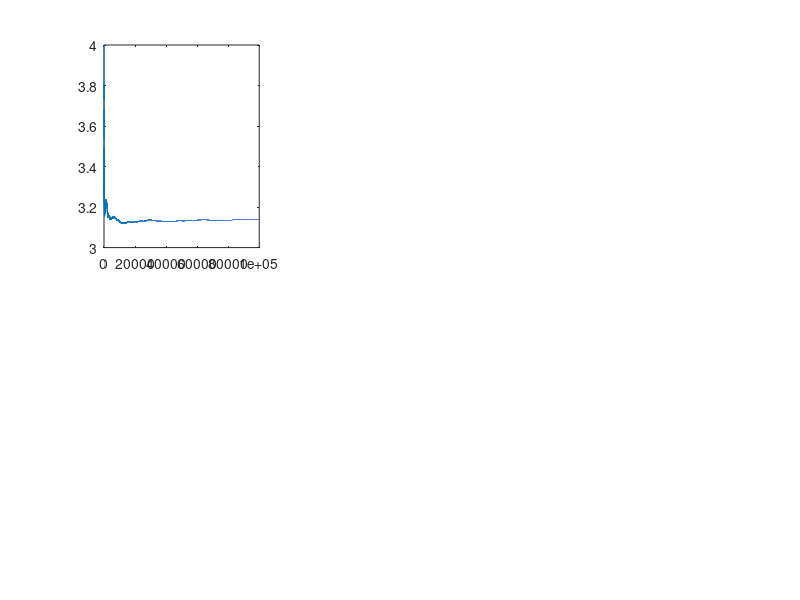

The MATLAB script that drew this image: (Note: this script raises an error after producing the figure.)

% (1) for loop
rng(123) % set seed for reproducibility
totalpoints=1e5; % set total number of the random points to 1e5
inside=0; % infalut number of the points inside the circle is 0

% Initialize the timer
tic; % begin time count
for i = 1:totalpoints
    x = rand; % generate random x coordinate
    y = rand; % generate random y coordinate
    if x^2 + y^2 <= 1
        inside = inside + 1; % increment count if point is inside the circle
    end
    piEstimate(i) = (inside / i) * 4; % estimate the value of pi
    piErr(i) = abs(piEstimate(i) - pi);
end

elapsedTime = toc; % end time count

fprintf('Single run with N = %d finished in %.3fs. Final pi_hat=%.6f (error=%.3e)\n',...
    totalpoints, elapsedTime, piEstimate(end), piErr(end));

% plots for the estimate pi in single run
subplot(2,3,1);
plot(1:totalpoints, piEstimate, 'LineWidth',0.5); hold on;
yline(pi, '--', 'True \pi', 'LabelVerticalAlignment','bottom')
xlabel('Number of points'); ylabel('\pi estimate');
title('Monte Carlo Estimate of \pi'); grid on;

% Plot the error over the number of points
subplot(2,3,2);
plot(1:totalpoints, piErr, 'LineWidth',0.5);
xlabel('Number of points'); ylabel('Error');
title('Error in \pi Estimate'); grid on;

%%
numbersb = [1e3 1e4 3e5 1e6 1e7];
kmax = numel(numbersb);

piEstimate = zeros(kmax, 1);
piErr = zeros(kmax, 1);
elapsedTime = zeros(kmax, 1);
% Loop over different numbers of points for multiple runs
for j = 1:kmax
    totalpointsb = numbersb(j);
    insideb = 0; % reset count for each totalpoints
    t0 = tic; % begin time count for each run
    for k = 1:totalpointsb
        x = rand; % generate random x coordinate
        y = rand; % generate random y coordinate
        if x^2 + y^2 <= 1
            insideb = insideb + 1; % increment count if point is inside the circle
        end
    end
    piEstimate(j) = (insideb / totalpointsb) * 4; % estimate the value of pi
    piErr(j) = abs(piEstimate(j) - pi);
    elapsedTime(j) = toc(t0); % end time count
    fprintf('N = %-8d  pi_hat = %.6f  |error| = %.3e  time = %.3fs\n', ...
        totalpointsb, piEstimate(j), piErr(j), elapsedTime(j));
end

% Plot the error of estimate pi for different numbers of points
subplot(2,3,4);
plot(numbersb, piErr, 'o-', 'LineWidth', 0.5);
xlabel('Number of points');
ylabel('Error of estimate \pi');
title('Error of estimate \pi vs Number of Points');
grid on;
% Plot the elapsed time for different numbers of points
subplot(2,3,5);
plot(numbersb, elapsedTime, 'o-', 'LineWidth', 0.5);
xlabel('Number of points');
ylabel('Elapsed Time (s)');
title('Elapsed Time vs Number of Points');
grid on;
% Plot the error of estimate pi for different elapsed time
subplot(2,3,6);
plot(elapsedTime, piErr, 'o-', 'LineWidth', 0.5);
xlabel('Elapsed Time (s)');
ylabel('Error of estimate \pi');
title('Elapsed Time vs Error of estimate \pi');
grid on;


%%
%(2) while loop
function piest = user_pi_precision(sigfigs, alpha, maxnumber, batchsize, seed)
% alpha, maxnumber, batchsize and seed are optional to input

% set Defaults if user omitted arguments
if nargin < 2 || isempty(alpha), alpha = 0.05; % 95% CI
end
if nargin < 3 || isempty(maxnumber), maxnumber = 1e7; % maximum loop 1e7 numbers
end
if nargin < 4 || isempty(batchsize), batchsize = 5000; %batch size 5000
end
if nargin >= 5 && ~isempty(seed), rng(seed); % reproducibility
end

% Validate sigfigs
if any(sigfigs < 1 | sigfigs ~= floor(sigfigs))
    error('sigfigs must be positive integers (scalar or vector).');
end
sigfigs = sort(unique(sigfigs)); % sorted vector
S = numel(sigfigs);

% Relative tolerances for significant figures: 0.5*10^(1-s)
relTol = 0.5 .* 10.^(1 - sigfigs);

% z-quantile for two-sided CI
if exist('norminv','file') == 2
    z = norminv(1 - alpha/2);
else
% erfcinv relation: erfc(z/sqrt(2)) = alpha  =>  z = sqrt(2)*erfcinv(alpha)
    z = sqrt(2) * erfcinv(alpha);
end

% Counters, start with zero counts and mark all targets "not yet achieved"
N = 0; % total points 0 so far
inside = 0; % total inside 0 in circle
achievedN = nan(1, S);  % creates a 1-by-S row vector filled with N 
achievedPi = nan(1, S); % the pi estimate at that N
achievedMask = false(1, S);% whether each target is already achieved (true/false)

% Figure setup
figure('Name','Monte Carlo \pi Estimation','Color','w');
clf; hold on; axis([-1 1 -1 1]); axis square;
box on; grid on;
xlabel('x'); ylabel('y');
title('Random Points in a circle');
t = linspace(0, 2*pi, 600);
plot(cos(t), sin(t), 'k-', 'LineWidth', 1.1);

% Prepare animated plotting
Inside = scatter(nan, nan, 8, 'filled', 'MarkerFaceColor', [0 0.45 0.74], ...
                      'MarkerEdgeColor', 'none'); % blue-ish
Outside = scatter(nan, nan, 8, 'filled', 'MarkerFaceColor', [0.85 0.33 0.10], ...
                       'MarkerEdgeColor', 'none'); % orange-ish
legend({'circle boundary','Inside','Outside'}, 'Location','southoutside');

% Text handle for live status (pi estimate + CI half-width)
Text = text(0.02, 0.97, '', 'Units','normalized', 'VerticalAlignment','top', ...
                 'FontName','Consolas', 'FontSize', 10);

% While loop sampling 
tStart = tic;
maxKeep = 200000; % only display the last 200000 points to save memory
X_in = []; Y_in = [];
X_out = []; Y_out = [];

while (~all(achievedMask)) && (N < maxnumber)
    % Generate a batch of random points in [-1,1] x [-1,1]
    b = min(batchsize, maxnumber - N);
    x = 2*rand(b, 1)-1 ; y = 2*rand(b, 1)-1 ;
    in = (x.^2 + y.^2) <= 1;  % inside indicator

    inside = inside + sum(in);
    N = N + b;

    % Update display buffers (keep newest maxKeep points)
    X_in  = [X_in;  x(in)];   Y_in  = [Y_in;  y(in)];
    X_out = [X_out; x(~in)];  Y_out = [Y_out; y(~in)];
    if numel(X_in) > maxKeep
       drop = numel(X_in) - maxKeep;
       X_in(1:drop) = []; Y_in(1:drop) = [];
    end
    if numel(X_out) > maxKeep
       drop = numel(X_out) - maxKeep;
       X_out(1:drop) = []; Y_out(1:drop) = [];
    end

     % Push new data to the scatter plots
     Inside.XData = X_in; Outside.XData = X_out;
     Inside.YData = Y_in; Outside.YData = Y_out;

     % Compute current estimate, standard error, and CI half-width
     p_hat = inside / N; % estimated proportion inside
     pi_hat = 4 * p_hat; % estimate of pi
     se_hat = 4 * sqrt(p_hat * (1 - p_hat) / max(N,1));  % standard error
     ci_half = z * se_hat; % half-width of (1-alpha) CI

     % Check each sigfig target using relative CI half-width
     for sidx = 1:S
         if ~achievedMask(sidx)
            if ci_half <= relTol(sidx) * pi_hat
                 achievedMask(sidx) = true;
                 achievedN(sidx) = N;
                 achievedPi(sidx) = pi_hat;
            end
          end
      end

     % Update the on-plot status text
     msg = sprintf(['N = %d\n\\pi_hat = %.10f\nSE = %.3g   CI_{%.0f%%} half-width = %.3g'], ...
                       N, pi_hat, se_hat, (1-alpha)*100, ci_half);
     set(Text, 'String', msg);
     drawnow limitrate;
end
elapsed = toc(tStart); % end time count
piest = 4 * (inside / N); % Final estimate

fprintf('\n Monte Carlo π Estimation (alpha = %.3f) \n', alpha);
fprintf('Final N = %d   (elapsed %.3f s)\n', N, elapsed);
fprintf('Final pi_hat = %.12f\n', piest);
fprintf('Significant-figure achievements (relative CI half-width criterion):\n');
for sidx = 1:S
    s = sigfigs(sidx);
    tol = relTol(sidx);
    if ~isnan(achievedN(sidx))
      % Format to s significant figures:
        str_sfig = sprintf(['%.' num2str(s) 'g'], achievedPi(sidx));
        fprintf('  %d s.f.: N = %-10d  pi ≈ %s   (tol = %.3g)\n', s, achievedN(sidx), str_sfig, tol);
    else
        fprintf('  %d s.f.: NOT achieved up to maxN = %d (tol = %.3g)\n', s, maxnumber, tol);
    end
end

% Annotate final value (to the highest requested precision) on the plot
s_max = max(sigfigs);
pi_str = sprintf(['%.' num2str(s_max) 'g'], piest);
annot = sprintf('\\pi ≈ %s  (N = %d)', pi_str, N);
text(0.02, 0.05, annot, 'Units','normalized', 'FontSize', 12,'FontWeight','bold');
title(sprintf('Random Points (Reached up to %d significant figure%s)', ...
          s_max, 's'*(s_max~=1) + ''*(s_max==1)));

end

% user only change this part below.
pi_est = user_pi_precision(4);
